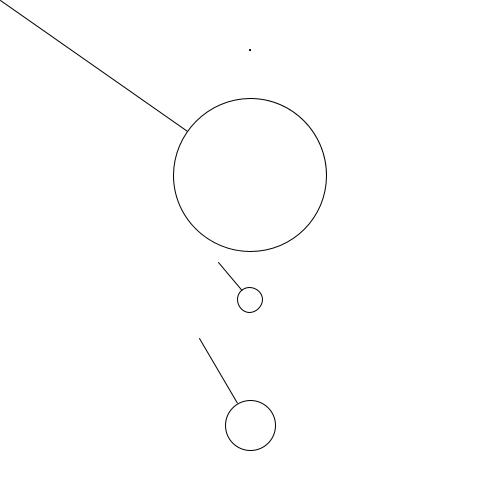
Frame 1 (no input)
Frame 60 (the mouse pressed at the canvas centre just before this capture): identical to frame 1, image omitted
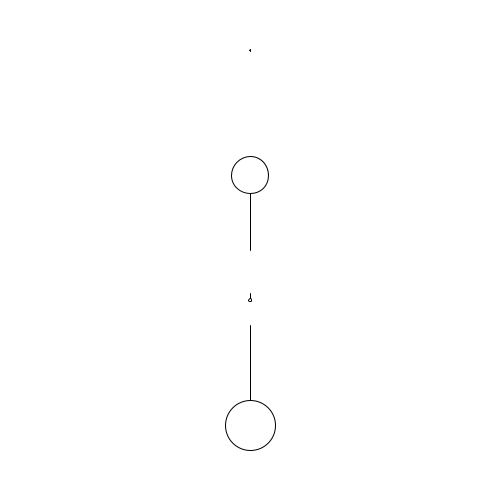
Frame 120 (the mouse held since frame 60 and released just before this capture)

The Processing sketch that drew these frames (run headless with seeded random() and noise(); from frame 60 on, the mouse is pressed at the canvas centre):

// Processing sketch: Question2
// ── Question2.pde
PVector lineCenter[] = new PVector[4]; 
PVector lineEnd[] = new PVector[4]; 

void setup(){
  size(500, 500); 
  smooth(); 
  
  for(int i = 0; i<4; i++){
    lineCenter[i] = new PVector(width/2, i*height*.25 + 50); 
  }
 
}


void draw(){
  background(255);

  //initial value declarations 
  for(int i = 0; i<4; i++){
    lineEnd[i] = new PVector(mouseX, mouseY); 
    lineEnd[i].sub(lineCenter[i]); 
  }
  
  
  //your vector calculations 
  for(int i = 0; i<4; i++){
    
    //your first line should be normalized 
    lineEnd[0].normalize();
    //your second line should have the magnitude of the 
    //distance between the center point and the mouse position
    lineEnd[2].mult(0.5);
    
    //your third line should have a magintude of half the distance between the mouse 
    //and the center of the line
    lineEnd[3].normalize();
    lineEnd[3].mult(100);
    //your forth line should always have a magnitude of 100 
    //it's direction should be based on the mouse position; 
    
    pushMatrix(); 
    translate(lineCenter[i].x, lineCenter[i].y); 
    line(0,0, lineEnd[i].x, lineEnd[i].y); 
    popMatrix(); 
    
    ellipse(lineCenter[i].x, lineCenter[i].y, lineEnd[i].mag()/2, lineEnd[i].mag()/2);
  } 
}
